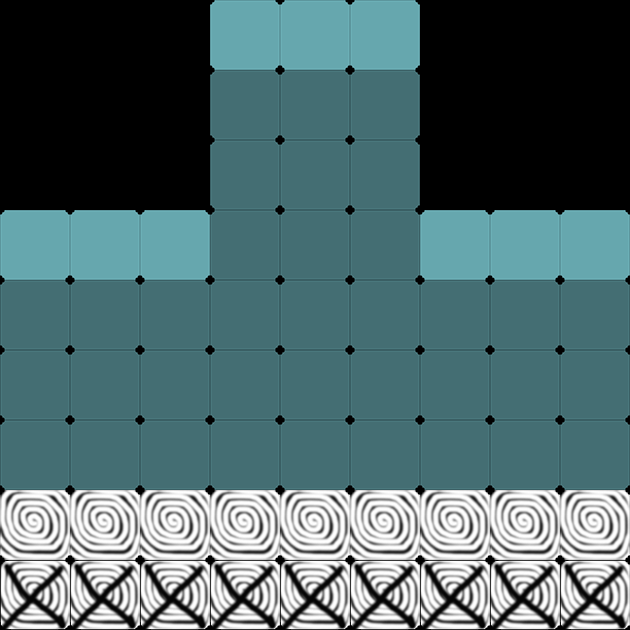

A 2D game scene composited from a Tiled map and its tileset images. What follows is a short description and the map's XML, with each tile layer's data collapsed to a summary:
An orthogonal 9x9 tile map with 70x70 px tiles, 2 tile layers (gridLayer, producerLayer), 1 hidden layer not drawn.

<map version="1.0" orientation="orthogonal" renderorder="right-down" width="9" height="9" tilewidth="70" tileheight="70">
 <tileset firstgid="1" name="sushi" tilewidth="70" tileheight="70" spacing="2" margin="2">
  <image source="../w640/sushi.png" width="722" height="218" />
 </tileset>
 <layer name="gridLayer" width="9" height="9">
  <data>[81 cells, 63 non-empty, 3 distinct tile ids]</data>
 </layer>
 <layer name="clipperLayer" width="9" height="9" visible="0">
  <data>[81 cells, 63 non-empty, 1 distinct tile ids]</data>
 </layer>
 <layer name="producerLayer" width="9" height="9">
  <data>[81 cells, 9 non-empty, 1 distinct tile ids]</data>
 </layer>
</map>
